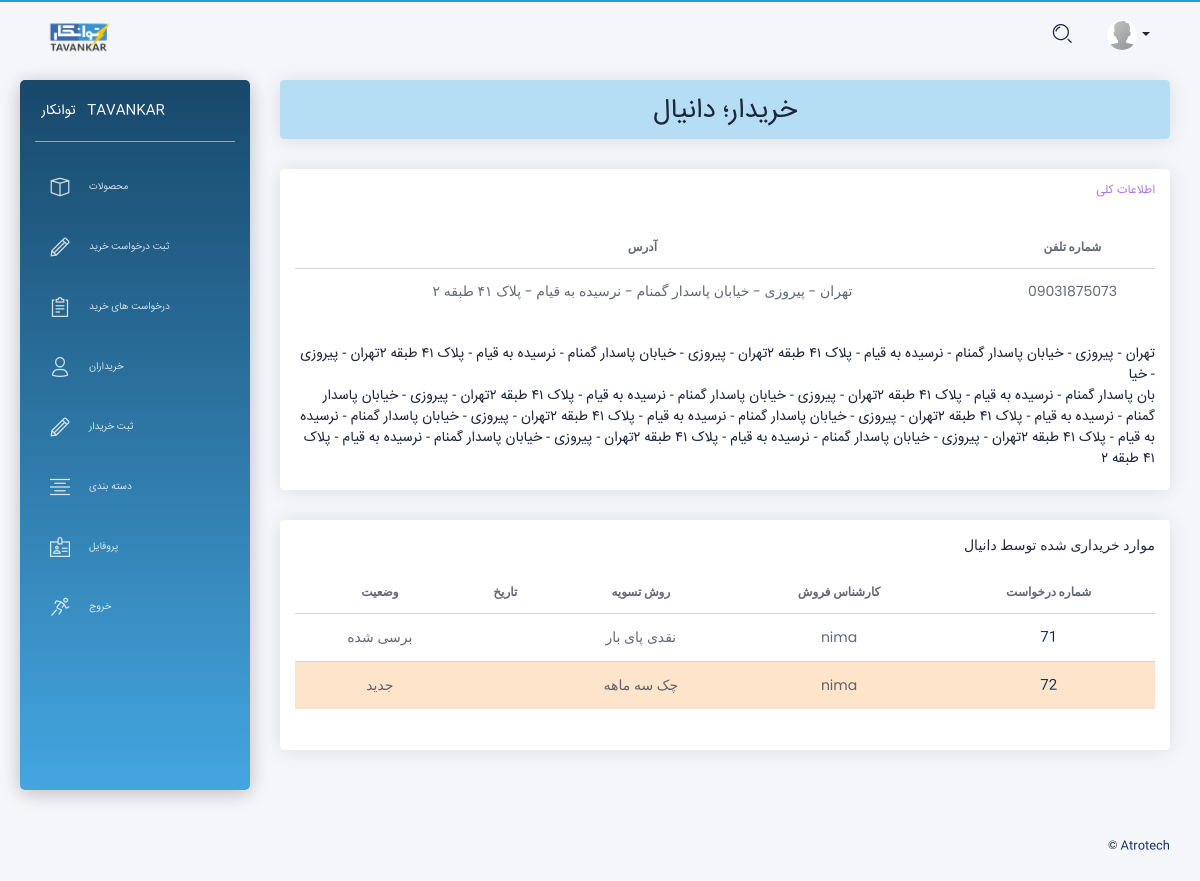
Page /buyer_detail/1/ (signed in) on the committed database.
### app/models.py (models this page shows, shortened)
class Profile(models.Model):
  user = models.OneToOneField(User, on_delete=models.CASCADE,unique=True,related_name='profile',verbose_name = "کاربر")
  phone = models.CharField(max_length=50,null=True, blank=True,verbose_name = " شماره تماس  ")
  address = models.CharField(max_length=3000,null=True, blank=True,verbose_name = " آدرس  ")
  user_photo = models.ImageField(upload_to='user_uploads/user_photo',default='user_uploads/user_photo/default.png',null=True, blank=True,verbose_name = "تصویر کاربر")
  class Meta:
      verbose_name = "پروفایل"
      verbose_name_plural = " پروفایل ها "

class Buyers(models.Model):
    name = models.CharField(max_length=200, unique=True, verbose_name = "نام")
    phone_number = models.CharField(max_length=50,null=True, blank=True,verbose_name = "شماره تلفن")
    address=models.CharField(max_length=200,null=True, blank=True,verbose_name = "آدرس")
    description = models.TextField(max_length=1000, null=True, blank=True, verbose_name = "توضیحات")
    class Meta:
        verbose_name = "خریدار"
        verbose_name_plural = "خریداران"

class Purchase_request(models.Model):
    user = models.ForeignKey(User, on_delete=models.CASCADE,verbose_name = "کارشناس فروش")
    buyer = models.ForeignKey(Buyers ,on_delete=models.CASCADE, verbose_name = "خریدار")
    description=models.TextField(max_length=1000, null=True, blank=True, verbose_name = "توضیحات")
    CHOICES1 = ( ('نقدی پای بار','نقدی پای بار'), ('چک یک ماهه','چک یک ماهه'), ('چک دو ماهه','چک دو ماهه'), ('چک سه ماهه','چک سه ماهه') )
    method = models.CharField(max_length=30,choices=CHOICES1, verbose_name = "روش تسویه")
    discount = models.IntegerField(default='0', verbose_name = "درصد تخفیف" )
    date = jmodels.jDateField(auto_now_add=True, verbose_name = "تاریخ")
    CHOICES2 = ( ('جدید','جدید'), ('برسی شده','برسی شده') )
    status= models.CharField(max_length=20,choices=CHOICES2, default='جدید', verbose_name = "وضعیت")
    def get_absolute_url(self):
        return reverse('app:purchase_request_detail',args=[self.id])
    class Meta:
        verbose_name = "درخواست خرید"
        verbose_name_plural = "درخواست های خرید"

### app/views.py (the view)
# urls.py: path('buyer_detail/<int:id>/',views.buyer_detail,name='buyer_detail'),
@login_required()
def buyer_detail(request, id):
    buyer = get_object_or_404(models.Buyers, id=id)
    buyer_requests = models.Purchase_request.objects.filter(buyer=buyer)
    context = {'buyer':buyer, 'buyer_requests':buyer_requests}
    return render(request, 'buyer_detail.html', context)

### templates/buyer_detail.html (shortened to what this page needs)
{% extends "layouts/base.html" %}
{% block content %}
<div class="row">
  <div class="col-md-12">
    <div class="card card-lavender">
      <div class="card-header">
        <h2 class="card-title" dir="rtl" align="center"> خریدار؛  {{ buyer.name }} </h2>
      </div>
    </div>
  </div>
</div>
<div class="row">
  <div class="col-md-12" dir="rtl" align="right">
    <div class="card card-user">
      <div class="card-header">
        <h6 class="card-title" style="color:#8d39e4ad;"> اطلاعات کلی </h6>
      </div>
      <div class="card-body">
        <table class="table tablesorter text-center" id="">
          <thead class=" text-primary">
            <tr class="bold">
              <th> شماره تلفن </th>
              <th> آدرس </th>
            </tr>
          </thead>
          <tbody>
            <tr>
              <td> {{ buyer.phone_number }} </td>
              <td> {{ buyer.address }} </td>
            </tr>
          </tbody>
        </table>
        <div align="right" dir="rtl" class="card-description">
          <p class="category"> {{ buyer.description|linebreaks }} </p>
        </div>
      </div>
    </div>
  </div>
  <div class="col-md-12">
    <div class="card" align="right" dir="rtl">
      <div class="card-header"> موارد خریداری شده توسط {{ buyer.name }} </div>
      <div class="card-body">
        <div class="table-responsive">
          <table class="table tablesorter text-center" id="">
            <thead class=" text-primary">
              <tr class="bold">
                <th> شماره درخواست </th>
                <th> کارشناس فروش </th>
                <th> روش تسویه </th>
                <th> تاریخ </th>
                <th> وضعیت </th>
              </tr>
            </thead>
            <tbody>
            {% for Purchase_request in buyer_requests %}
              {% if Purchase_request.status == 'جدید' %}
               <tr style="background-color:#f98f223d;">
              {% else %}
               <tr>
              {% endif %}
                <td><a href="{{ Purchase_request.get_absolute_url }}"> {{ Purchase_request.id }} </a></td>
                <td> {{ Purchase_request.user }} </td>
                <td> {{ Purchase_request.method }} </td>
                <td> {{ Purchase_request.date }} </td>
                <td> {{ Purchase_request.status }} </td>
              </tr>
            {% endfor %}
            </tbody>
          </table>
        </div>
      </div>
    </div>
  </div>
</div>
{% endblock content %}

### templates/includes/navigation.html (shortened to what this page needs)
{% load static %}
      <nav class="navbar navbar-expand-lg navbar-absolute navbar-transparent">
        <div class="container-fluid">
          <div class="navbar-wrapper">
            <a class="navbar-brand" href="javascript:void(0)">
              <img class="avatar" width="45%" src="{% static 'assets/img/logo.png' %}" alt="logo">
            </a>
          </div>
          <div class="collapse navbar-collapse" id="navigation">
            {% if user.is_authenticated %}
            <ul class="navbar-nav ml-auto">
              <li class="search-bar input-group">
                <button class="btn btn-link" id="search-button" data-toggle="modal" data-target="#searchModal"><i class="tim-icons icon-zoom-split" ></i>
                </button>
              </li>
              <li class="dropdown nav-item">
                <a href="#" class="dropdown-toggle nav-link" data-toggle="dropdown">
                  <div class="photo">
                    <img src="{{ request.user.profile.user_photo.url }}" alt="Profile Photo">
                  </div>
                  <b class="caret d-none d-lg-block d-xl-block"></b>
                </a>
              </li>
            </ul>
            {% endif %}
          </div>
        </div>
      </nav>

### rows in the picture
Buyers: name "دانیال", phone_number "09031875073", address "تهران - پیروزی - خیابان پاسدار گمنام - نرسیده به قیام - پلاک ۴۱ طبقه ۲", description "تهران - پیروزی - خیابان پاسدار گمنام - نرسیده به قیام - پلاک ۴۱ طبقه ۲تهران - پیروزی - خیابان پاسدار گمنام - نرسیده به قیام - پلاک ۴۱ طبقه ۲تهران - پیروزی - خیا بان پاسدار گمنام - نرسیده به قیام - پلاک ۴۱ طبقه ۲تهران - پیروزی - خیابان پاسدار گمنام - نرسیده به قیام - پلاک ۴۱ طبقه ۲تهران - پیروزی - خیابان پاسدار گمنام - نرسیده به قیام - پلاک ۴۱ طبقه ۲تهران - پیروزی - خیابان پاسدار گمنام - نرسیده به قیام - پلاک ۴۱ طبقه ۲تهران - پیروزی - خیابان پاسدار گمنام - نرسیده به قیام - پلاک ۴۱ طبقه ۲تهران - پیروزی - خیابان پاسدار گمنام - نرسیده به قیام - پلاک ۴۱ طبقه ۲تهران - پیروزی - خیابان پاسدار گمنام - نرسیده به قیام - پلاک ۴۱ طبقه ۲"
Purchase_request: id "71", user "nima", method "نقدی پای بار", status "برسی شده"
Purchase_request: id "72", user "nima", method "چک سه ماهه", status "جدید"
